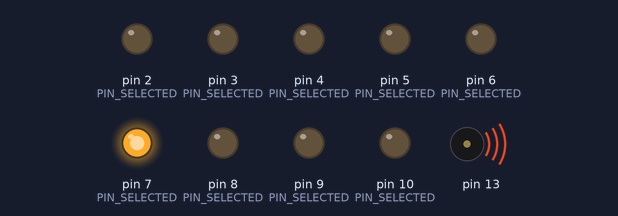
Recording of a sketch running on a simulated Arduino Uno, built with avr-gcc and run on an emulated ATmega328P. On the bench: output pins drawn as LEDs (lit = HIGH), buzzer (waves = sounding).

Above: at 2.66 s.
At 5.7 s:
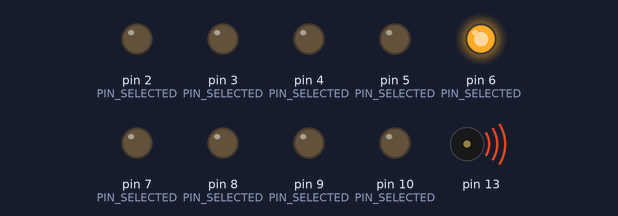
At 11.9 s:
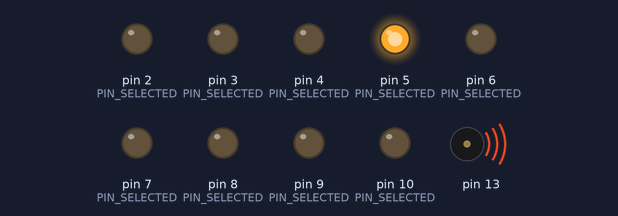
At 16.9 s:
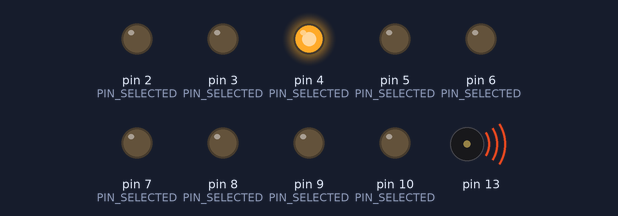
At 21.9 s:
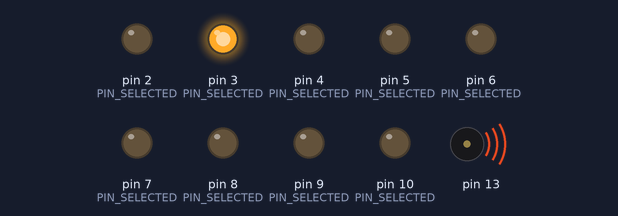
At 39.5 s:
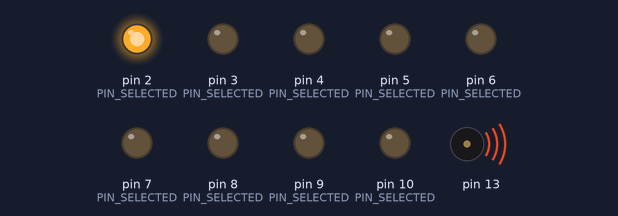
Timing chart, 0 to 40.0 s (numbered marks = the images above):
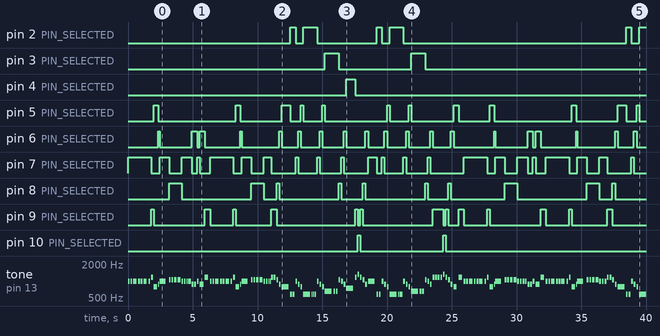

Measured:
- by itself, pin 2 (PIN_SELECTED): LOW → HIGH at 12.5 s, → LOW 0.40 s later, → HIGH 0.60 s later, → LOW 1.1 s later, … (11 changes in this stretch)
- by itself, pin 3 (PIN_SELECTED): LOW → HIGH at 15.2 s, → LOW 1.1 s later, → HIGH 5.6 s later, → LOW 1.1 s later, … (4 changes in this stretch)
- by itself, pin 4 (PIN_SELECTED): LOW → HIGH at 16.9 s, → LOW 0.67 s later
- by itself, pin 5 (PIN_SELECTED): LOW → HIGH at 2.0 s, → LOW 0.33 s later, → HIGH 6.0 s later, → LOW 0.33 s later, … (24 changes in this stretch)
- by itself, pin 6 (PIN_SELECTED): LOW → HIGH at 2.3 s, → LOW 0.10 s later, → HIGH 2.5 s later, → LOW 0.40 s later, … (38 changes in this stretch)
- by itself, pin 7 (PIN_SELECTED): LOW → HIGH at 0.00 s, → LOW 1.8 s later, → HIGH 0.63 s later, → LOW 0.73 s later, … (44 changes in this stretch)
- by itself, pin 8 (PIN_SELECTED): LOW → HIGH at 3.2 s, → LOW 0.97 s later, → HIGH 5.4 s later, → LOW 0.97 s later, … (20 changes in this stretch)
- by itself, pin 9 (PIN_SELECTED): LOW → HIGH at 1.8 s, → LOW 0.20 s later, → HIGH 3.9 s later, → LOW 0.40 s later, … (26 changes in this stretch)

The sketch:

JingleBells.ino
```cpp
#include "pitches.h"

// notes in the melody:
int song[] = {
    NOTE_B5, 200, 300,
    NOTE_B5, 200, 300,
    NOTE_B5, 400, 600,

    NOTE_B5, 200, 300,
    NOTE_B5, 200, 300,
    NOTE_B5, 400, 600,

    NOTE_B5, 200, 300,
    NOTE_D6, 200, 300,
    NOTE_G5, 400, 500,
    NOTE_A5, 100, 150,
    NOTE_B5, 700, 1100,

    NOTE_C6, 200, 300,
    NOTE_C6, 200, 300,
    NOTE_C6, 300, 400,

    NOTE_C6, 100, 150,
    NOTE_C6, 200, 300,
    NOTE_B5, 200, 300,
    NOTE_B5, 200, 300,

    NOTE_B5, 100, 150,
    NOTE_B5, 100, 150,
    NOTE_B5, 200, 300,
    NOTE_A5, 200, 300,
    NOTE_A5, 200, 300,
    NOTE_B5, 200, 300,
    NOTE_A5, 500, 600,
    NOTE_D6, 400, 600,

    NOTE_B5, 200, 300,
    NOTE_B5, 200, 300,
    NOTE_B5, 400, 600,

    NOTE_B5, 200, 300,
    NOTE_B5, 200, 300,
    NOTE_B5, 400, 600,

    NOTE_B5, 200, 300,
    NOTE_D6, 200, 300,
    NOTE_G5, 400, 500,
    NOTE_A5, 100, 150,
    NOTE_B5, 700, 1100,

    NOTE_C6, 200, 300,
    NOTE_C6, 200, 300,
    NOTE_C6, 300, 400,

    NOTE_C6, 100, 150,
    NOTE_C6, 200, 300,
    NOTE_B5, 200, 300,
    NOTE_B5, 200, 300,

    NOTE_B5, 100,  150,
    NOTE_B5, 100,  150,
    NOTE_D6, 200,  300,
    NOTE_D6, 200, 300,
    NOTE_C6, 200, 300,
    NOTE_A5, 200, 300,
    NOTE_G5, 800, 1000,

    NOTE_D5, 200, 300,
    NOTE_D5, 200, 300,
    NOTE_B5, 200, 300,
    NOTE_A5, 200, 300,
    NOTE_G5, 200, 300,
    NOTE_D5, 800, 1000,

    NOTE_D5, 75,  150,
    NOTE_D5, 75,  150,
    NOTE_D5, 200, 300,
    NOTE_B5, 200, 300,
    NOTE_A5, 200, 300,
    NOTE_G5, 200, 300,
    NOTE_E5, 800, 1000,

    NOTE_E5, 200, 300,
    NOTE_E5, 200, 300,
    NOTE_C6, 200, 300,
    NOTE_B5, 200, 300,
    NOTE_A5, 200, 300,
    NOTE_FS5,800, 1000,

    NOTE_D6, 200, 300,
    NOTE_E6, 200, 300,
    NOTE_D6, 200, 300,
    NOTE_C6, 200, 300,
    NOTE_A5, 200, 300,
    NOTE_B5, 800, 1000,

    NOTE_D5, 200, 300,
    NOTE_D5, 200, 300,
    NOTE_B5, 200, 300,
    NOTE_A5, 200, 300,
    NOTE_G5, 200, 300,
    NOTE_D5, 800, 1000,

    NOTE_D5, 75,  150,
    NOTE_D5, 75,  150,
    NOTE_D5, 200, 300,
    NOTE_B5, 200, 300,
    NOTE_A5, 200, 300,
    NOTE_G5, 200, 300,
    NOTE_E5, 800, 1000,

    NOTE_E5, 200, 300,
    NOTE_E5, 200, 300,
    NOTE_C6, 200, 300,
    NOTE_B5, 200, 300,
    NOTE_A5, 200, 300,
    NOTE_D6, 200, 300,
    NOTE_D6, 200, 300,
    NOTE_D6, 200, 300,

    NOTE_D6, 200, 300,
    NOTE_E6, 200, 300,
    NOTE_D6, 200, 300,
    NOTE_C6, 200, 300,
    NOTE_A5, 200, 300,
    NOTE_G5, 400, 600,

    NOTE_D6, 400, 600
};

int PIN_SELECTED;

void setup() {
    for (int i=2; i < 11; i++) {
        pinMode(i, OUTPUT);
        digitalWrite(i, LOW);
    }
}

void loop() {
  for (int thisNote = 0; thisNote < sizeof(song)/sizeof(int); thisNote += 3) {
    // Grab the appropriate PIN
    if (song[thisNote] == NOTE_A5) PIN_SELECTED = 6;
    else if (song[thisNote] == NOTE_B5) PIN_SELECTED = 7;
    else if (song[thisNote] == NOTE_D5) PIN_SELECTED = 2;
    else if (song[thisNote] == NOTE_E5) PIN_SELECTED = 3;
    else if (song[thisNote] == NOTE_FS5) PIN_SELECTED = 4;
    else if (song[thisNote] == NOTE_G5) PIN_SELECTED = 5;
    else if (song[thisNote] == NOTE_C6) PIN_SELECTED = 8;
    else if (song[thisNote] == NOTE_D6) PIN_SELECTED = 9;
    else PIN_SELECTED = 10;

    // Write HIGH to LED
    digitalWrite(PIN_SELECTED, HIGH);

    // Play the tune
    tone(13, song[thisNote], song[thisNote+1]/1.5);

    // Output the voice after several minutes
    delay(song[thisNote+2]/1.5);

    // Write LOW to LED
    digitalWrite(PIN_SELECTED, LOW);
  }


  // restart after two seconds
  delay(0);
}
```
